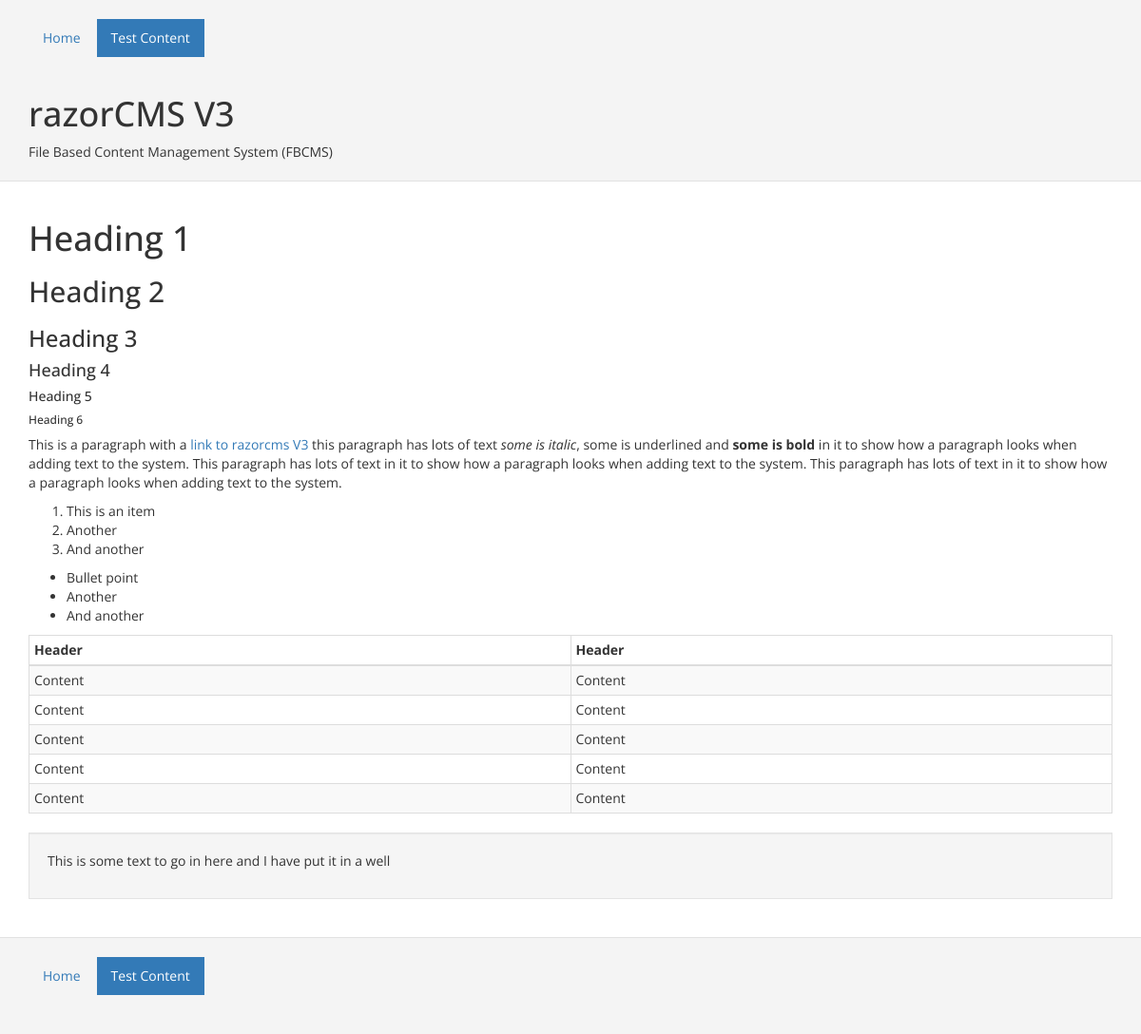
/test-content.html, run on the app's committed database.
### tables this page shows
CREATE TABLE menu_item (id INTEGER PRIMARY KEY, menu_id INTEGER NOT NULL, position INTEGER NOT NULL, level INTEGER NOT NULL, page_id INTEGER NULL, link_label TEXT NULL, link_url TEXT NULL, link_target TEXT NULL, json_settings TEXT NULL, access_level INTEGER NULL);

CREATE TABLE page_content (id INTEGER PRIMARY KEY, page_id INTEGER NOT NULL, content_id INTEGER NULL, extension TEXT NULL, location TEXT NOT NULL, column INTEGER NOT NULL, position INTEGER NOT NULL, json_settings TEXT NULL, access_level INTEGER NULL);

CREATE TABLE content (id INTEGER PRIMARY KEY, name TEXT NULL, content TEXT NOT NULL, json_settings TEXT NULL, access_level INTEGER NULL);

### index.php (called while the page is built, shortened)
<?php
include_once(RAZOR_BASE_PATH.'library/php/razor/razor_site.php');
include_once(RAZOR_BASE_PATH."library/php/razor/razor_pdo.php");
$site = new RazorSite();
$site->load();
$site->render();

### library/php/razor/razor_pdo.php (called while the page is built, shortened)
<?php if (!defined("RARS_BASE_PATH") && !defined("RAZOR_BASE_PATH")) die("No direct script access to this content");
class RazorPDO extends PDO
{
	private $db_query = null;
	public function query_all($query, $data = array())
	{
		$this->db_query = $this->prepare($query);
		$this->bind_data($data);
		$this->db_query->execute();
		$this->result = $this->db_query->fetchAll(PDO::FETCH_ASSOC);
		return $this->result;
	}
	public function get_first($table, $columns = '*', $where = array())
	{
		$where_string = '';
		if (is_array($where) && !empty($where))
		{
			$where_string = 'WHERE ';
			foreach ($where as $key => $val) $where_string.= "{$key} = :{$key} AND ";
			$where_string = substr($where_string, 0, -5);
		}
		$this->db_query = $this->prepare("SELECT {$columns} FROM {$table} {$where_string}");
		$this->bind_data($where);
		$this->db_query->execute();
		$this->result = $this->db_query->fetch(PDO::FETCH_ASSOC);
		return $this->result;
	}
	public function get_all($table, $columns = '*', $where = array())
	{
		$where_string = '';
		$this->db_query = $this->prepare("SELECT {$columns} FROM {$table} {$where_string}");
		$this->db_query->execute();
		$this->result = $this->db_query->fetchAll(PDO::FETCH_ASSOC);
		return $this->result;
	}
	private function bind_data($data)
	{
		if (!is_array($data)) $this->db_query->bindParam(':id', $data);
		else foreach ($data as $key => $val) $this->db_query->bindValue((substr($key, 0, 1) == ':' ? $key : ":{$key}"), $val);
	}
}

### library/php/razor/razor_site.php (the view, shortened to what this page needs)
<?php if (!defined("RAZOR_BASE_PATH")) die("No direct script access to this content");
class RazorSite
{
	private $link = null;
	private $all_menus = null;
	private $site = null;
	private $page = null;
	private $menu = null;
	private $content = null;
	private $login = false;
	private $logged_in = false;
	private $db = null;
	function __construct()
	{
		$this->link = (isset($_GET["path"]) ? $_GET["path"] : null);
		$this->db = new RazorPDO();
	}
	public function load()
	{
		$this->get_menu_data();
		$this->get_content_data();
	}
	public function render()
	{
		if (!empty($this->page["theme"]) && is_file(RAZOR_BASE_PATH."extension/theme/{$this->page["theme"]}"))
		{
			$manifest = RazorFileTools::read_file_contents(RAZOR_BASE_PATH."extension/theme/{$this->page["theme"]}", "json");
			$view_path = RAZOR_BASE_PATH."extension/theme/{$manifest->handle}/{$manifest->extension}/view/{$manifest->layout}.php";
			if (is_file($view_path)) include_once($view_path);
		}
		else include_once(RAZOR_BASE_PATH."theme/view/default.php");
	}
	public function content($loc, $col)
	{
		foreach ($this->content as $c_data)
		{
			if ($c_data["location"] == $loc && $c_data["column"] == $col)
			{
				if (!empty($c_data["content_id"]))
				{
					echo '<div ng-if="!changed" content-id="'.$c_data["content_id"].'">';
					$content = $this->db->get_first('content', '*', array('id' => $c_data['content_id']));
					echo str_replace("\\n", "", $content["content"]);
					echo '</div>';
				}
				elseif (!empty($c_data["extension"]))
				{
					$manifest = RazorFileTools::read_file_contents(RAZOR_BASE_PATH."extension/{$c_data['extension']}", "json");
					$view_path = RAZOR_BASE_PATH."extension/{$manifest->type}/{$manifest->handle}/{$manifest->extension}/view/{$manifest->view}.php";
					echo '<div ng-if="!changed">';
					include($view_path);
					echo '</div>';
				}
			}
		}
	}
	public function menu($loc)
	{
		foreach ($this->menu[$loc] as $m_item)
		{
			if (!empty($m_item["link_label"]) || (!empty($m_item["page_id"]) && $m_item["page_id.access_level"] <= $this->logged_in && ($m_item["page_id.active"] || $this->logged_in > 5)))
			{
				if (!isset($m_item["sub_menu"]))
				{
					echo '<li '.($this->logged_in < 7 ? '' : 'ng-if="!changed"').' '.($m_item["page_id"] == $this->page["id"] ? ' class="active"' : '').'>';
					echo '<a href="'.(isset($m_item["page_id.link"]) ? RAZOR_BASE_URL.$m_item["page_id.link"] : $m_item["link_url"]).'" target="'.$m_item["link_target"].'" '.($m_item["link_url"] == "#" ? 'onclick="return false;"' : '').'>';
					echo (isset($m_item["page_id.name"]) ? $m_item["page_id.name"] : $m_item["link_label"]);
					echo '</a>';
				}
				echo '</li>';
			}
		}
	}
	public function body()
	{
		if (isset($_GET["preview"]) || (!$this->login && !isset($_COOKIE["token"])))
		{
			echo "<body>";
			return;
		}
		return true;
	}
	private function get_site_data()
	{
		$setting = $this->db->get_all('setting');
		foreach ($setting as $result)
		{
			switch ($result["type"])
			{
				case "bool":
					$this->site[$result["name"]] = (bool) $result["value"];
				break;
				case "int":
					$this->site[$result["name"]] = (int) $result["value"];
				break;
				default:
					$this->site[$result["name"]] = (string) $result["value"];
				break;
			}
		}
	}
	private function get_page_data()
	{
        $where = (empty($this->link) ? array('id' => $this->site["home_page"]) : array('link' => $this->link));
		$page = $this->db->get_first('page', '*', $where);
		if (!empty($page))
		{
			$this->page = $page;
			$this->page['id'] = (int) $this->page['id'];
		}
		else $this->page = null;
	}
	private function get_menu_data()
	{
		$this->menu = array();
		$menus = $this->db->query_all('SELECT a.*'
			.", b.id AS 'page_id.id'"
			.", b.active AS 'page_id.active'"
			.", b.theme AS 'page_id.theme'"
			.", b.name AS 'page_id.name'"
			.", b.title AS 'page_id.title'"
			.", b.link AS 'page_id.link'"
			.", b.keywords AS 'page_id.keywords'"
			.", b.description AS 'page_id.description'"
			.", b.access_level AS 'page_id.access_level'"
			.", b.json_settings AS 'page_id.json_settings'"
			.", c.id AS 'menu_id.id'"
			.", c.name AS 'menu_id.name'"
			.", c.json_settings AS 'menu_id.json_settings'"
			.", c.access_level AS 'menu_id.access_level'"
			.' FROM menu_item AS a'
			.' LEFT JOIN page AS b ON a.page_id = b.id'
			.' LEFT JOIN menu AS c ON a.menu_id = c.id'
			.' ORDER BY position ASC'
		);
		foreach ($menus as $menu)
		{
			if (!isset($this->menu[$menu["menu_id.name"]])) $this->menu[$menu["menu_id.name"]] = array();
			if ($menu["level"] == 1) $this->menu[$menu["menu_id.name"]][] = $menu;
		}
	}
	private function add_new_menu($loc)
	{
		if (in_array($loc, $this->all_menus)) return false;
		$this->db->add_data('menu', array('name' => $loc));
		return true;
	}
	private function get_content_data()
	{
		$this->content = $this->db->query_all('SELECT * FROM page_content WHERE page_id = :page_id ORDER BY position ASC', array('page_id' => $this->page['id']));
	}
	private function get_all_menus()
	{
		$menus = $this->db->get_all('menu');
		$this->all_menus = array();
		foreach ($menus as $menu) $this->all_menus[] = $menu["name"];
	}
}

### theme/style/default.css (style rules this page uses)
body { background-color:#F4F4F4 }

### data on the page
menu_item: page_id "Home"
menu_item: page_id "Test Content"
page_content: content.content "razorCMS V3 File Based Content Management System (FBCMS)"
page_content: content.content "Heading 1 Heading 2 Heading 3 Heading 4 Heading 5 Heading 6 This is a paragraph with a link to razorcms V3 this paragraph has lots of text some is italic , some is underlined and some is bold in it to show how a paragraph looks when adding text to the system. This paragraph has lots of text in it to show how a paragraph looks when adding text to the system. This paragraph has lots of text in it to show how a paragraph looks when adding text to the system. This is an item Another And another Bullet point Another And another Header Header Content Content Content Content Content Content Content Content Content Content"
page_content: content.content "This is some text to go in here and I have put it in a well"
menu_item: page_id "Home"
menu_item: page_id "Test Content"
